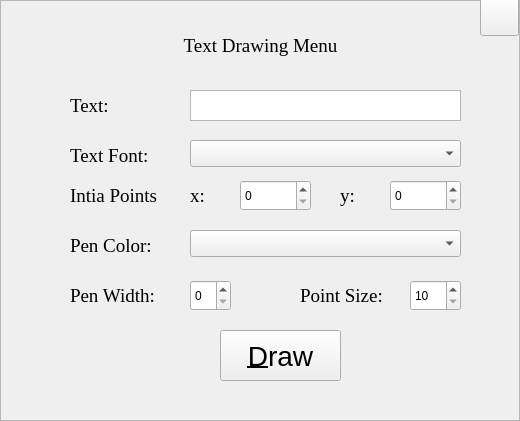
    <widget class="QFrame" name="textFrame">
     <property name="geometry">
      <rect>
       <x>680</x>
       <y>1152</y>
       <width>520</width>
       <height>421</height>
      </rect>
     </property>
     <property name="focusPolicy">
      <enum>Qt::ClickFocus</enum>
     </property>
     <property name="frameShape">
      <enum>QFrame::StyledPanel</enum>
     </property>
     <property name="frameShadow">
      <enum>QFrame::Raised</enum>
     </property>
     <widget class="QPushButton" name="drawText">
      <property name="geometry">
       <rect>
        <x>220</x>
        <y>330</y>
        <width>121</width>
        <height>51</height>
       </rect>
      </property>
      <property name="font">
       <font>
        <pointsize>21</pointsize>
       </font>
      </property>
      <property name="text">
       <string>&amp;Draw</string>
      </property>
      <property name="icon">
       <iconset>
        <normaloff>:/images/paint.png</normaloff>:/images/paint.png</iconset>
      </property>
      <property name="iconSize">
       <size>
        <width>60</width>
        <height>40</height>
       </size>
      </property>
     </widget>
     <widget class="QLabel" name="label_11">
      <property name="geometry">
       <rect>
        <x>70</x>
        <y>180</y>
        <width>101</width>
        <height>31</height>
       </rect>
      </property>
      <property name="font">
       <font>
        <family>Times New Roman</family>
        <pointsize>14</pointsize>
       </font>
      </property>
      <property name="text">
       <string>Intia Points</string>
      </property>
     </widget>
     <widget class="QSpinBox" name="textX">
      <property name="geometry">
       <rect>
        <x>240</x>
        <y>180</y>
        <width>71</width>
        <height>31</height>
       </rect>
      </property>
      <property name="maximum">
       <number>1200</number>
      </property>
     </widget>
     <widget class="QLabel" name="label_13">
      <property name="geometry">
       <rect>
        <x>190</x>
        <y>180</y>
        <width>41</width>
        <height>31</height>
       </rect>
      </property>
      <property name="font">
       <font>
        <family>Times New Roman</family>
        <pointsize>14</pointsize>
       </font>
      </property>
      <property name="text">
       <string>x: </string>
      </property>
     </widget>
     <widget class="QSpinBox" name="textY">
      <property name="geometry">
       <rect>
        <x>390</x>
        <y>180</y>
        <width>71</width>
        <height>31</height>
       </rect>
      </property>
      <property name="maximum">
       <number>700</number>
      </property>
     </widget>
     <widget class="QLabel" name="label_14">
      <property name="geometry">
       <rect>
        <x>340</x>
        <y>180</y>
        <width>41</width>
        <height>31</height>
       </rect>
      </property>
      <property name="font">
       <font>
        <family>Times New Roman</family>
        <pointsize>14</pointsize>
       </font>
      </property>
      <property name="text">
       <string>y: </string>
      </property>
     </widget>
     <widget class="QLabel" name="label_17">
      <property name="geometry">
       <rect>
        <x>70</x>
        <y>230</y>
        <width>101</width>
        <height>31</height>
       </rect>
      </property>
      <property name="font">
       <font>
        <family>Times New Roman</family>
        <pointsize>14</pointsize>
       </font>
      </property>
      <property name="text">
       <string>Pen Color: </string>
      </property>
     </widget>
     <widget class="QLabel" name="label_18">
      <property name="geometry">
       <rect>
        <x>70</x>
        <y>280</y>
        <width>101</width>
        <height>31</height>
       </rect>
      </property>
      <property name="font">
       <font>
        <family>Times New Roman</family>
        <pointsize>14</pointsize>
       </font>
      </property>
      <property name="text">
       <string>Pen Width: </string>
      </property>
     </widget>
     <widget class="QSpinBox" name="textPenWidth">
      <property name="geometry">
       <rect>
        <x>190</x>
        <y>280</y>
        <width>41</width>
        <height>31</height>
       </rect>
      </property>
      <property name="maximum">
       <number>40</number>
      </property>
     </widget>
     <widget class="QComboBox" name="colorText">
      <property name="geometry">
       <rect>
        <x>190</x>
        <y>230</y>
        <width>271</width>
        <height>27</height>
       </rect>
      </property>
     </widget>
     <widget class="QLabel" name="textDrawingLabel">
      <property name="geometry">
       <rect>
        <x>10</x>
        <y>30</y>
        <width>501</width>
        <height>31</height>
       </rect>
      </property>
      <property name="font">
       <font>
        <family>Times New Roman</family>
        <pointsize>14</pointsize>
       </font>
      </property>
      <property name="text">
       <string>Text Drawing Menu</string>
      </property>
      <property name="alignment">
       <set>Qt::AlignCenter</set>
      </property>
     </widget>
     <widget class="QPushButton" name="cancelText">
      <property name="geometry">
       <rect>
        <x>480</x>
        <y>-4</y>
        <width>39</width>
        <height>40</height>
       </rect>
      </property>
      <property name="font">
       <font>
        <pointsize>21</pointsize>
       </font>
      </property>
      <property name="toolTip">
       <string extracomment="cancel">cancel</string>
      </property>
      <property name="text">
       <string/>
      </property>
      <property name="icon">
       <iconset>
        <normaloff>:/images/cancel.png</normaloff>:/images/cancel.png</iconset>
      </property>
      <property name="iconSize">
       <size>
        <width>40</width>
        <height>40</height>
       </size>
      </property>
     </widget>
     <widget class="QLabel" name="textLabel">
      <property name="geometry">
       <rect>
        <x>70</x>
        <y>90</y>
        <width>101</width>
        <height>31</height>
       </rect>
      </property>
      <property name="font">
       <font>
        <family>Times New Roman</family>
        <pointsize>14</pointsize>
       </font>
      </property>
      <property name="text">
       <string>Text: </string>
      </property>
     </widget>
     <widget class="QTextEdit" name="text">
      <property name="geometry">
       <rect>
        <x>190</x>
        <y>90</y>
        <width>271</width>
        <height>31</height>
       </rect>
      </property>
     </widget>
     <widget class="QComboBox" name="textFont">
      <property name="geometry">
       <rect>
        <x>190</x>
        <y>140</y>
        <width>271</width>
        <height>27</height>
       </rect>
      </property>
     </widget>
     <widget class="QLabel" name="label_20">
      <property name="geometry">
       <rect>
        <x>70</x>
        <y>140</y>
        <width>101</width>
        <height>31</height>
       </rect>
      </property>
      <property name="font">
       <font>
        <family>Times New Roman</family>
        <pointsize>14</pointsize>
       </font>
      </property>
      <property name="text">
       <string>Text Font: </string>
      </property>
     </widget>
     <widget class="QSpinBox" name="textPointSize">
      <property name="geometry">
       <rect>
        <x>410</x>
        <y>280</y>
        <width>51</width>
        <height>31</height>
       </rect>
      </property>
      <property name="minimum">
       <number>10</number>
      </property>
      <property name="maximum">
       <number>100</number>
      </property>
     </widget>
     <widget class="QLabel" name="label_21">
      <property name="geometry">
       <rect>
        <x>300</x>
        <y>280</y>
        <width>101</width>
        <height>31</height>
       </rect>
      </property>
      <property name="font">
       <font>
        <family>Times New Roman</family>
        <pointsize>14</pointsize>
       </font>
      </property>
      <property name="text">
       <string>Point Size: </string>
      </property>
     </widget>
    </widget>
